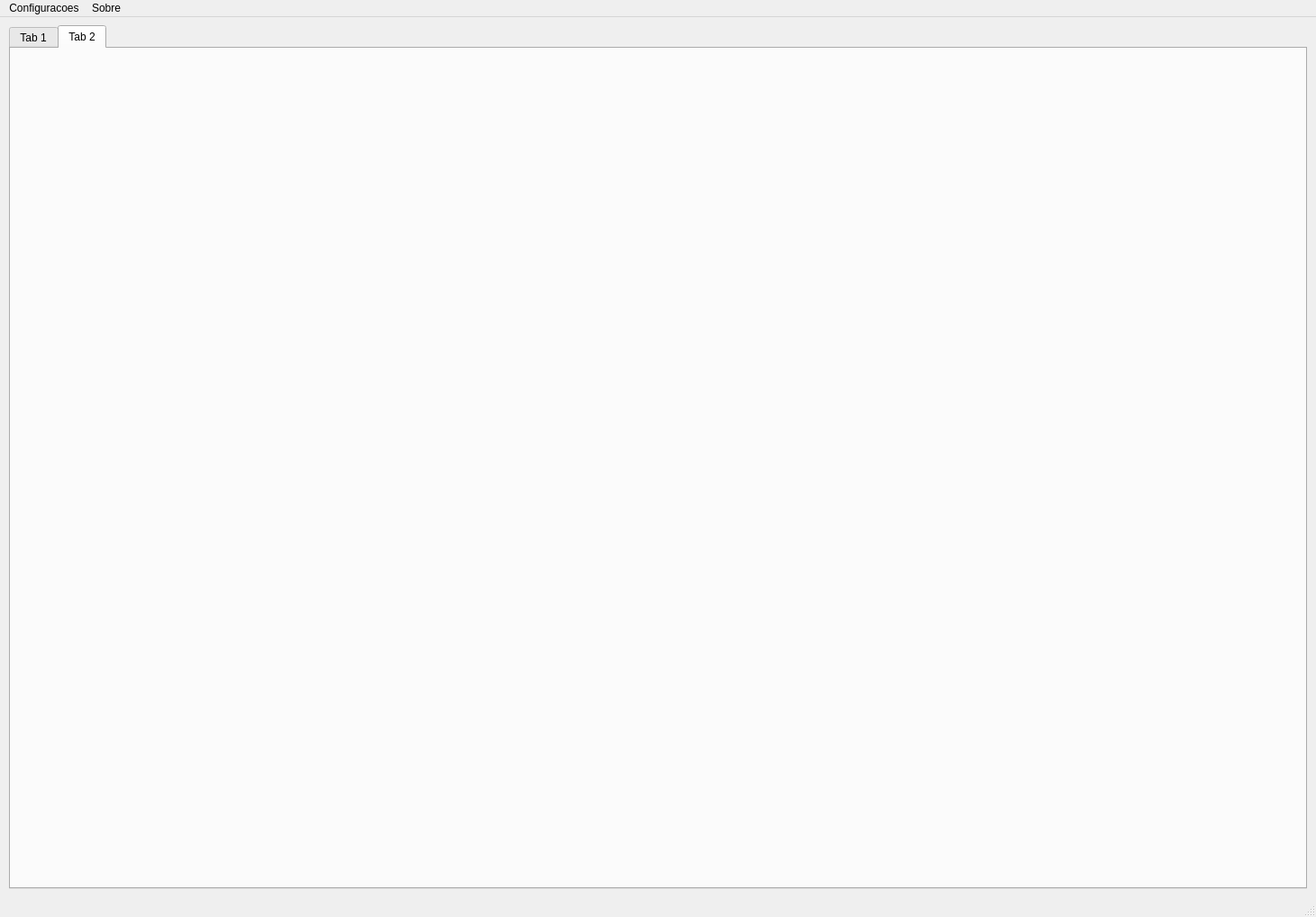
<?xml version="1.0" encoding="UTF-8"?>
<ui version="4.0">
 <class>MainWindow</class>
 <widget class="QMainWindow" name="MainWindow">
  <property name="geometry">
   <rect>
    <x>0</x>
    <y>0</y>
    <width>1461</width>
    <height>1018</height>
   </rect>
  </property>
  <property name="windowTitle">
   <string>MainWindow</string>
  </property>
  <widget class="QWidget" name="centralwidget">
   <layout class="QHBoxLayout" name="horizontalLayout">
    <item>
     <layout class="QHBoxLayout" name="horizontalLayout_2">
      <item>
       <widget class="QTabWidget" name="tabWidget">
        <property name="maximumSize">
         <size>
          <width>1441</width>
          <height>16777215</height>
         </size>
        </property>
        <property name="currentIndex">
         <number>1</number>
        </property>
        <widget class="QWidget" name="tab">
         <attribute name="title">
          <string>Tab 1</string>
         </attribute>
        </widget>
        <widget class="QWidget" name="tab_2">
         <attribute name="title">
          <string>Tab 2</string>
         </attribute>
         <widget class="QWidget" name="horizontalLayoutWidget_2">
          <property name="geometry">
           <rect>
            <x>90</x>
            <y>60</y>
            <width>876</width>
            <height>436</height>
           </rect>
          </property>
          <layout class="QHBoxLayout" name="horizontalLayout_3" stretch="">
           <property name="sizeConstraint">
            <enum>QLayout::SetMaximumSize</enum>
           </property>
          </layout>
         </widget>
        </widget>
       </widget>
      </item>
     </layout>
    </item>
   </layout>
  </widget>
  <widget class="QStatusBar" name="statusbar"/>
  <widget class="QMenuBar" name="menuBar">
   <property name="geometry">
    <rect>
     <x>0</x>
     <y>0</y>
     <width>1461</width>
     <height>22</height>
    </rect>
   </property>
   <widget class="QMenu" name="menuSobre">
    <property name="title">
     <string>Sobre</string>
    </property>
    <addaction name="actionRexams"/>
    <addaction name="actionLatex"/>
    <addaction name="actionMath_Equations"/>
    <addaction name="actionR_functions"/>
    <addaction name="actionEste_Software"/>
   </widget>
   <widget class="QMenu" name="menuConfiguracoes">
    <property name="title">
     <string>Configuracoes</string>
    </property>
    <widget class="QMenu" name="menuPasta_de_Quest_es">
     <property name="title">
      <string>Pasta de Questões</string>
     </property>
     <addaction name="actionRaiz"/>
    </widget>
    <addaction name="actionSemente"/>
    <addaction name="menuPasta_de_Quest_es"/>
    <addaction name="actionLingua"/>
   </widget>
   <addaction name="menuConfiguracoes"/>
   <addaction name="menuSobre"/>
  </widget>
  <action name="actionSemente">
   <property name="text">
    <string>Semente</string>
   </property>
  </action>
  <action name="actionRexams">
   <property name="text">
    <string>Rexams</string>
   </property>
  </action>
  <action name="actionLatex">
   <property name="text">
    <string>Latex</string>
   </property>
  </action>
  <action name="actionMath_Equations">
   <property name="text">
    <string>Math Equations</string>
   </property>
  </action>
  <action name="actionR_functions">
   <property name="text">
    <string>R functions</string>
   </property>
  </action>
  <action name="actionEste_Software">
   <property name="text">
    <string>Este Software</string>
   </property>
  </action>
  <action name="actionRaiz">
   <property name="text">
    <string>Raiz</string>
   </property>
  </action>
  <action name="actionLingua">
   <property name="text">
    <string>Lingua</string>
   </property>
  </action>
 </widget>
 <resources/>
 <connections/>
</ui>
